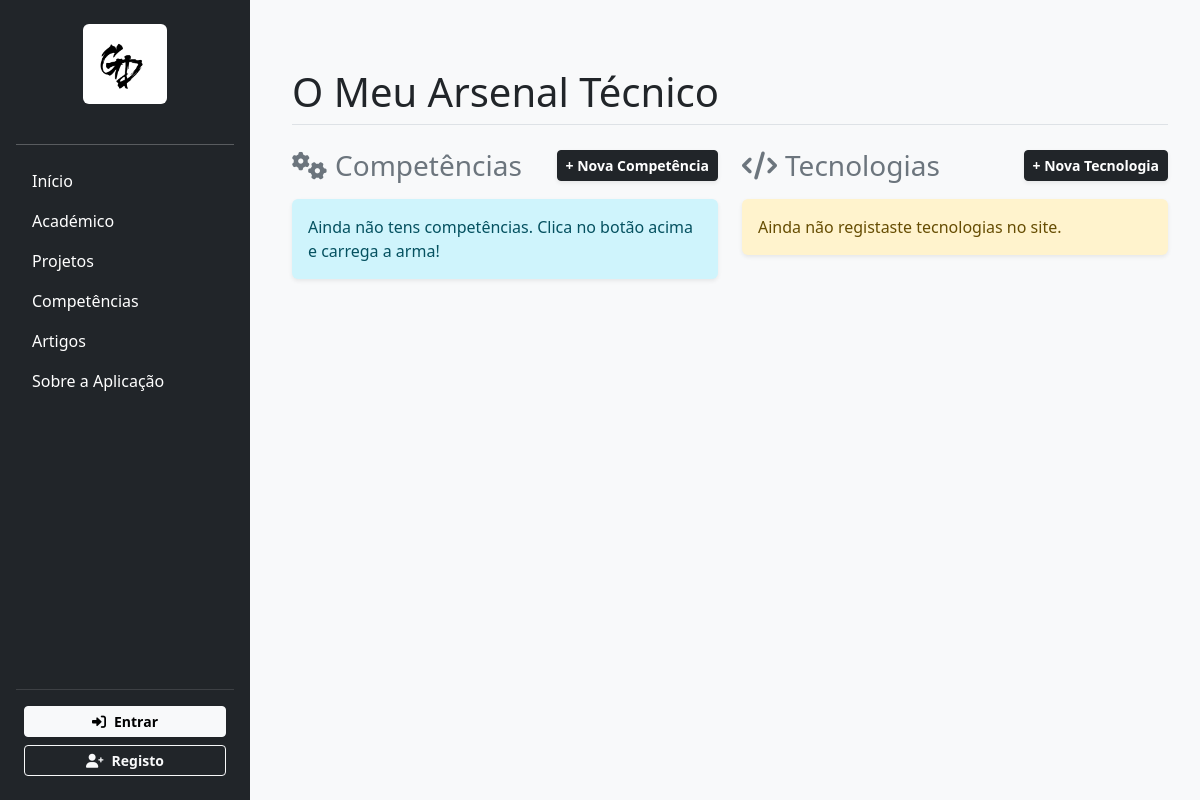
The page /competencias/ on the database as committed earlier.
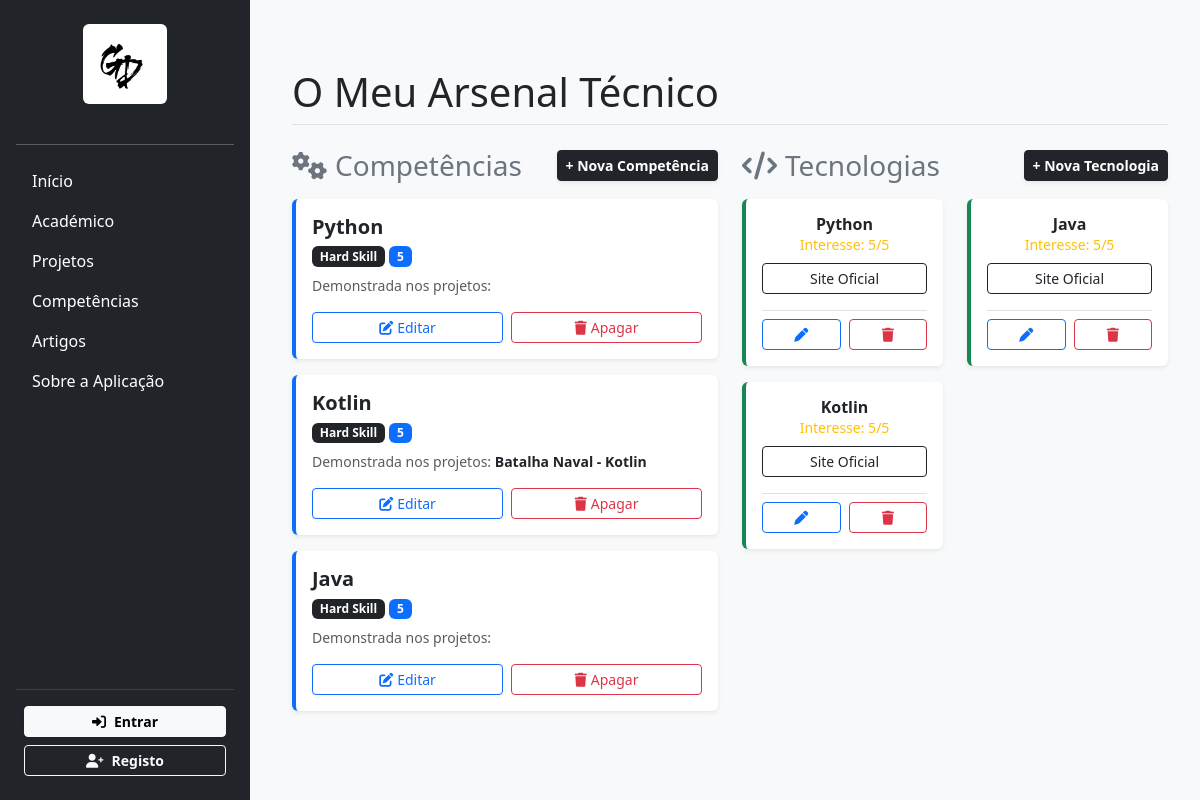
The same page on the database as committed later.
### portfolio/models.py (models this page shows, shortened)
class Competencia(models.Model):
    nome = models.CharField(max_length=50)
    nivel = models.CharField(max_length=50) # Ex: Iniciante, Intermédio, Avançado
    categoria = models.CharField(max_length=50) # Ex: Hard Skill, Soft Skill
    projetos = models.ManyToManyField(Projeto, related_name='competencias')

class Projeto(models.Model):
    titulo = models.CharField(max_length=100)
    descricao = models.TextField()
    conceitos_aplicados = models.TextField()
    imagem = models.ImageField(upload_to='projetos/', blank=True, null=True)
    video_demo = models.URLField(blank=True, null=True)
    github_link = models.URLField(blank=True, null=True)
    uc = models.ForeignKey(UC, on_delete=models.CASCADE, related_name='projetos')

class Tecnologia(models.Model):
    nome = models.CharField(max_length=50)
    logo = models.ImageField(upload_to='tecnologias/', blank=True, null=True)
    link_oficial = models.URLField()
    nivel_interesse = models.IntegerField() # Ex: 1 a 5
    descricao_destaque = models.TextField()
    projetos = models.ManyToManyField(Projeto, related_name='tecnologias')

### portfolio/views.py (the view)
# urls.py: path('competencias/', views.competencias, name='competencias'),
def competencias(request):
    lista_competencias = Competencia.objects.all()
    lista_tecnologias = Tecnologia.objects.all()
    gestor = is_gestor(request.user)
    context = {
        'competencias': lista_competencias,
        'tecnologias': lista_tecnologias,
        'is_gestor': gestor,
    }
    return render(request, 'portfolio/competencias.html', context)

### portfolio/views.py (called while the page is built)
def is_gestor(user):
    return user.is_authenticated and user.groups.filter(name='gestor-portfolio').exists()

### portfolio/templates/portfolio/competencias.html (shortened to what this page needs)
{% extends 'portfolio/layout.html' %}
{% block content %}
<div class="container mt-5">
    <h1 class="mb-4 border-bottom pb-2">O Meu Arsenal Técnico</h1>
    <div class="row">
        <div class="col-md-6">
            <div class="d-flex justify-content-between align-items-center mb-3">
                <h3 class="mb-0 text-secondary"><i class="fa-solid fa-gears me-2"></i>Competências</h3>
                <a href="{% url 'nova_competencia' %}" class="btn btn-sm btn-dark fw-bold shadow-sm">+ Nova Competência</a>
            </div>
            {% for comp in competencias %}
            <div class="card mb-3 shadow-sm border-0 border-start border-primary border-4">
                <div class="card-body">
                    <h5 class="fw-bold mb-1">{{ comp.nome }}</h5>
                    <span class="badge bg-dark">{{ comp.categoria }}</span>
                    <span class="badge bg-primary">{{ comp.nivel }}</span>
                    <p class="small text-muted mt-2 mb-0">Demonstrada nos projetos:
                        {% for projeto in comp.projetos.all %}
                            <span class="text-dark fw-bold">{{ projeto.titulo }}{% if not forloop.last %}, {% endif %}</span>
                        {% endfor %}
                    </p>
                </div>
                <div class="card-footer bg-transparent border-0 pt-0 pb-3">
                    <div class="d-flex gap-2">
                        <a href="{% url 'editar_competencia' comp.id %}" class="btn btn-sm btn-outline-primary w-50">
                            <i class="fa-solid fa-pen-to-square me-1"></i>Editar
                        </a>
                        <a href="{% url 'apagar_competencia' comp.id %}" class="btn btn-sm btn-outline-danger w-50">
                            <i class="fa-solid fa-trash me-1"></i>Apagar
                        </a>
                    </div>
                </div>
            </div>
            {% empty %}
            <div class="alert alert-info shadow-sm border-0">Ainda não tens competências. Clica no botão acima e carrega a arma!</div>
            {% endfor %}
        </div>
        <div class="col-md-6">
            <div class="d-flex justify-content-between align-items-center mb-3">
                <h3 class="mb-0 text-secondary"><i class="fa-solid fa-code me-2"></i>Tecnologias</h3>
                <a href="{% url 'nova_tecnologia' %}" class="btn btn-sm btn-dark fw-bold shadow-sm">+ Nova Tecnologia</a>
            </div>
            <div class="row">
                {% for tec in tecnologias %}
                <div class="col-6 mb-3">
                    <div class="card h-100 shadow-sm border-0 text-center p-3 border-start border-success border-4 d-flex flex-column">
                        <h6 class="fw-bold mb-0">{{ tec.nome }}</h6>
                        <div class="text-warning small mb-2">
                            Interesse: {{ tec.nivel_interesse }}/5
                        </div>
                        <a href="{{ tec.link_oficial }}" target="_blank" class="btn btn-sm btn-outline-dark mb-3">Site Oficial</a>
                        <div class="d-flex gap-2 border-top pt-2 mt-auto">
                            <a href="{% url 'editar_tecnologia' tec.id %}" class="btn btn-sm btn-outline-primary w-50">
                                <i class="fa-solid fa-pen"></i>
                            </a>
                            <a href="{% url 'apagar_tecnologia' tec.id %}" class="btn btn-sm btn-outline-danger w-50">
                                <i class="fa-solid fa-trash"></i>
                            </a>
                        </div>
                    </div>
                </div>
                {% empty %}
                <div class="col-12">
                    <div class="alert alert-warning shadow-sm border-0">Ainda não registaste tecnologias no site.</div>
                </div>
                {% endfor %}
            </div>
        </div>
    </div>
</div>
{% endblock %}

### portfolio/templates/portfolio/layout.html (shortened to what this page needs)
{% load static %}
<!DOCTYPE html>
<html lang="pt">
<head>
    <link href="https://cdn.jsdelivr.net/npm/bootstrap@5.3.0/dist/css/bootstrap.min.css" rel="stylesheet">
    <link rel="stylesheet" href="https://cdnjs.cloudflare.com/ajax/libs/font-awesome/6.0.0/css/all.min.css">
</head>
<body>
    <div class="sidebar d-flex flex-column p-3">
        <div class="text-center mb-4 mt-2">
            <img src="{% static 'portfolio/images/logo.png' %}" alt="Logo" class="img-fluid bg-white p-2 rounded" style="max-height: 80px;">
        </div>
        <hr>
        <ul class="nav nav-pills flex-column mb-auto">
            <li class="nav-item">
                <a href="{% url 'index' %}" class="nav-link text-white">Início</a>
            </li>
            <li class="nav-item">
                <a href="{% url 'academico' %}" class="nav-link text-white">Académico</a>
            </li>
            <li class="nav-item">
                <a href="{% url 'projetos' %}" class="nav-link text-white">Projetos</a>
            </li>
            <li class="nav-item">
                <a href="{% url 'competencias' %}" class="nav-link text-white">Competências</a>
            </li>
            <li class="nav-item">
                <a href="{% url 'lista_artigos' %}" class="nav-link text-white">Artigos</a>
            </li>
            <li class="nav-item">
                <a href="{% url 'sobre' %}" class="nav-link text-white">Sobre a Aplicação</a>
            </li>
        </ul>
        <hr class="text-white-50">
        <div class="px-2 mb-2">
            {% if user.is_authenticated %}
                <p class="small text-muted mb-2 text-center">Bem vindo <strong>{{ user.username }}</strong></p>
                <a href="{% url 'logout' %}" class="btn btn-sm btn-danger w-100 fw-bold shadow-sm">
                    <i class="fa-solid fa-right-from-bracket me-2"></i>Sair
                </a>
            {% else %}
                <a href="{% url 'login' %}" class="btn btn-sm btn-light w-100 mb-2 fw-bold shadow-sm">
                    <i class="fa-solid fa-right-to-bracket me-2"></i>Entrar
                </a>
                <a href="{% url 'registo' %}" class="btn btn-sm btn-outline-light w-100 fw-bold">
                    <i class="fa-solid fa-user-plus me-2"></i>Registo
                </a>
            {% endif %}
        </div>
    </div>
    <div class="content">
        {% block content %}{% endblock %}
    </div>
</body>
</html>

### portfolio/templates/portfolio/layout.html (style rules this page uses)
body { background-color: #f8f9fa; }
.sidebar { height: 100vh; background-color: #212529; color: white; position: fixed; width: 250px; }
.content { margin-left: 260px; padding: 20px; }
.nav-link { color: #adb5bd; }

Rows that differ between the two databases and show on the page:
added Competencia: nome "Python", categoria "Hard Skill", nivel "5"
added Competencia: nome "Kotlin", categoria "Hard Skill", nivel "5"
added Projeto: titulo "Batalha Naval - Kotlin"
added Competencia: nome "Java", categoria "Hard Skill", nivel "5"
added Tecnologia: nome "Python", nivel_interesse "5"
added Tecnologia: nome "Java", nivel_interesse "5"
added Tecnologia: nome "Kotlin", nivel_interesse "5"
Other text that changed with them:
text no longer shown: "Ainda não tens competências. Clica no botão acima e carrega a arma! Ainda não registaste tecnologias no site."
